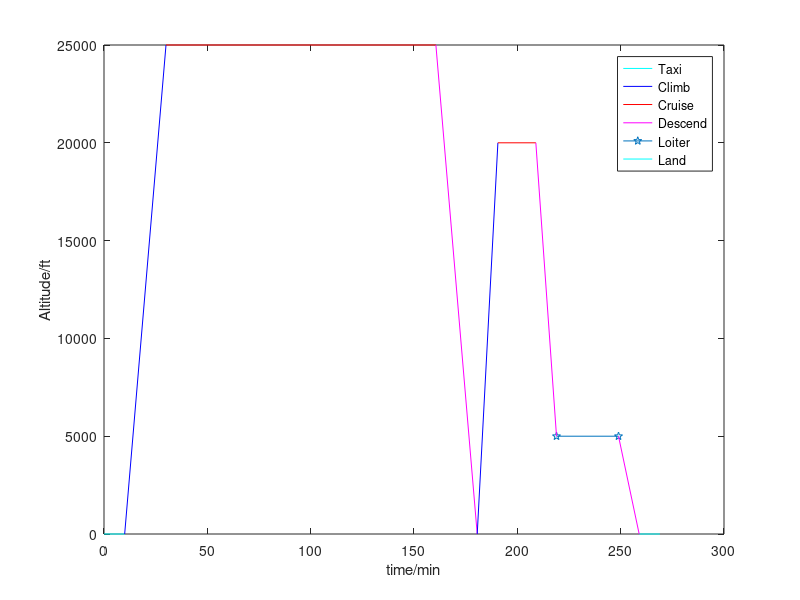

Recreate this plot in MATLAB.
close all;
clc;clear;
%need calculation
taxit = 10;
climbt = 20;
descendt = 20;
rev_climbt = 10;
rev_descend1t = 10;
rev_descend2t = 10;
landt = 10;

cruiseh = 25000;%ft
cruisev = 0.45*20.42;%km/s
cruiset = 1200 / cruisev;%1200km cruise length

rev_cruiseh = 20000;%ft
rev_cruisev = 0.4*20.42;%km/s
rev_cruiset = 150 / rev_cruisev;%150km reversed cruise length
loitert = 30;%min
loiterh = 5000;

taxix = [0,taxit];
taxiy = [0,0];
climbx = [taxit,taxit+climbt];
climby = [0,cruiseh];
cruisex = [climbx(2),cruiset+climbx(2)];
cruisey = [cruiseh,cruiseh];
descendx = [cruisex(2),cruisex(2)+descendt];
descendy = [cruiseh,0];
rev_climbx = [descendx(2),descendx(2)+rev_climbt];
rev_climby = [0,rev_cruiseh];
rev_cruisex = [rev_climbx(2),rev_climbx(2)+rev_cruiset];
rev_cruisey = [rev_cruiseh,rev_cruiseh];
%1x2 array
rev_descendx1 = [rev_cruisex(2),rev_cruisex(2)+rev_descend1t];
rev_descendy1 = [rev_cruiseh,loiterh];
loiterx = [rev_descendx1(2),rev_descendx1(2)+loitert];
loitery = [loiterh,loiterh];
rev_descendx2 = [loiterx(2),loiterx(2)+rev_descend2t];
rev_descendy2 = [loiterh,0];
landx = [rev_descendx2(2),rev_descendx2(2)+landt];
landy = [0,0];


figure;
plot(taxix,taxiy,'-c');
hold on;
plot(climbx,climby,'-b');
hold on;
plot(cruisex,cruisey,'-r');
hold on;
plot(descendx,descendy,'-m');
hold on;
plot(loiterx,loitery,'-p');
hold on;
plot(landx,landy,'-c');
hold on;
plot(rev_climbx,rev_climby,'-b');
hold on;
plot(rev_cruisex,rev_cruisey,'-r');
hold on;
plot(rev_descendx1,rev_descendy1,'-m');
hold on;
plot(rev_descendx2,rev_descendy2,'-m');
hold on;
legend('Taxi','Climb','Cruise','Descend','Loiter','Land');
xlabel('time/min');
ylabel('Altitude/ft');